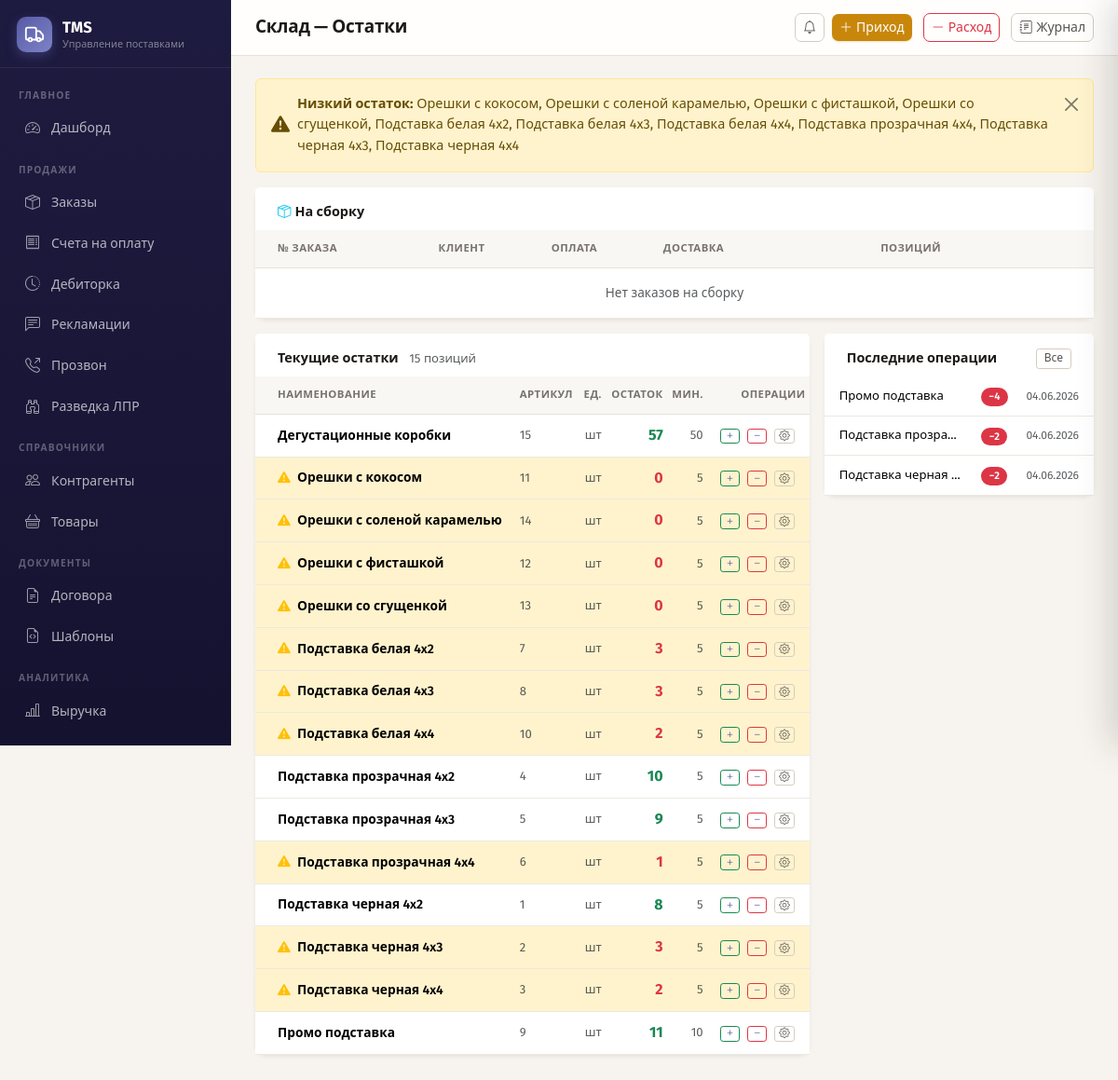
The page /warehouse/ (signed in) on the database its author committed.
### app/models.py (models this page shows)
class Product(Base):
    __tablename__ = "products"
    id = Column(Integer, primary_key=True, index=True)
    name = Column(String(200), nullable=False)
    article = Column(String(50))
    unit = Column(String(20), default="шт")       # единица на складе
    sale_unit = Column(String(20))               # единица в заказах/счетах (если отличается)
    units_per_box = Column(Integer, default=1)   # сколько sale_unit в 1 складской единице
    price = Column(Float, default=0.0)
    vat_rate = Column(Float, default=20.0)
    description = Column(Text)
    is_active = Column(Boolean, default=True)
    created_at = Column(DateTime, server_default=func.now())
    min_stock = Column(Float, default=0.0)
    initial_stock = Column(Float, default=0.0)
    order_items = relationship("OrderItem", back_populates="product")
    stock_movements = relationship("StockMovement", back_populates="product")

class StockMovement(Base):
    __tablename__ = "stock_movements"
    id = Column(Integer, primary_key=True)
    product_id = Column(Integer, ForeignKey("products.id"), nullable=False)
    movement_type = Column(String(20), nullable=False)  # in / out / adjustment
    quantity = Column(Float, nullable=False)             # всегда > 0
    date = Column(Date, nullable=False)
    reason = Column(String(200))   # Поставка / Продажа / Списание / Корректировка
    order_id = Column(Integer, ForeignKey("orders.id"))
    notes = Column(Text)
    created_by_id = Column(Integer, ForeignKey("users.id"))
    created_at = Column(DateTime, server_default=func.now())
    product = relationship("Product", back_populates="stock_movements")
    order = relationship("Order")
    created_by = relationship("User")

### app/routers/warehouse.py (the view)
@router.get("/", response_class=HTMLResponse)
@login_required
async def warehouse_index(request: Request, db: Session = Depends(get_db)):
    products = db.query(Product).filter(Product.is_active == True).order_by(Product.name).all()
    balances = _get_balances(db)
    low_stock = [p for p in products if balances.get(p.id, 0) <= (p.min_stock or 0) and (p.min_stock or 0) > 0]
    recent = (
        db.query(StockMovement)
        .order_by(StockMovement.created_at.desc())
        .limit(10).all()
    )
    assembly_candidates = (
        db.query(Order)
        .filter(Order.status.in_(["confirmed", "paid"]))
        .order_by(Order.delivery_date.asc().nullslast(), Order.date.asc())
        .all()
    )
    assembly_queue = [o for o in assembly_candidates if o.ready_for_assembly]
    return templates.TemplateResponse(request, "warehouse/index.html", {
        "products": products,
        "balances": balances,
        "low_stock": low_stock,
        "recent": recent,
        "assembly_queue": assembly_queue,
        "movement_types": MOVEMENT_TYPES,
    })

### app/templates/warehouse/index.html (shortened to what this page needs)
{% set _role = request.session.get('user_role') %}
{% set _wview = request.session.get("warehouse_view", "mobile") %}
{% set _base = "base_warehouse.html" if (_role == "warehouse" and _wview != "desktop") else "base.html" %}
{% extends _base %}
{% set assembly_queue_count = assembly_queue | length %}
{% block page_title %}{% if _role == "warehouse" %}Склад{% else %}Склад — Остатки{% endif %}{% endblock %}
{% block topbar_actions %}
  {% if _role != 'warehouse' %}
  <a href="/warehouse/new?mtype=in"  class="btn btn-sm btn-accent me-1"><i class="bi bi-plus-lg me-1"></i>Приход</a>
  <a href="/warehouse/new?mtype=out" class="btn btn-sm btn-outline-danger me-1"><i class="bi bi-dash-lg me-1"></i>Расход</a>
  <a href="/warehouse/journal" class="btn btn-sm btn-outline-secondary"><i class="bi bi-journal-text me-1"></i>Журнал</a>
  {% endif %}
{% endblock %}
{% block content %}
{% if _role == 'warehouse' %}
{# ═══════════════════════════════════════════════════════════════
   МОБИЛЬНЫЙ ИНТЕРФЕЙС КЛАДОВЩИКА
   ═══════════════════════════════════════════════════════════════ #}
{% if low_stock %}
<div class="wm-alert wm-alert-warn">
  <i class="bi bi-exclamation-triangle-fill"></i>
  <span>Низкий остаток: {{ low_stock | map(attribute='name') | join(', ') }}</span>
</div>
{% endif %}
<div class="wm-section-title">
  <span>
    <i class="bi bi-box-seam me-1" style="color:var(--wm-brand)"></i>
    На сборку
    {% if assembly_queue %}<span style="background:#EF4444;color:#fff;border-radius:99px;padding:1px 8px;font-size:.7rem;font-weight:800;margin-left:6px">{{ assembly_queue|length }}</span>{% endif %}
  </span>
</div>
{% if assembly_queue %}
{% for o in assembly_queue %}
<div class="wm-queue-card {{ 'prepay' if o.is_prepay else 'deferred' }}">
  <div class="wm-queue-card-head">
    <div>
      <div class="wm-queue-num">Заказ № {{ o.number }}</div>
      <div class="wm-queue-client">{{ o.counterparty.trade_name or o.counterparty.name }}</div>
    </div>
    <div style="text-align:right">
      <div style="font-size:.78rem;color:var(--wm-muted);font-weight:600">{{ o.date | date_fmt }}</div>
    </div>
  </div>
  <div class="wm-queue-meta">
    {% if o.is_prepay %}
    <span class="wm-pill wm-pill-prepay"><i class="bi bi-check-circle-fill"></i>Предоплата</span>
    {% else %}
    <span class="wm-pill wm-pill-defer"><i class="bi bi-clock"></i>Отсрочка</span>
    {% endif %}
    {% if o.delivery_date %}
    <span class="wm-pill wm-pill-date"><i class="bi bi-calendar3"></i>{{ o.delivery_date | date_fmt }}</span>
    {% endif %}
    <span class="wm-pill wm-pill-items"><i class="bi bi-list-ul"></i>{{ o.items | length }} поз.</span>
  </div>
  {% if o.items %}
  <div class="wm-queue-items">
    {% for item in o.items %}
    <div class="wm-queue-item-row">
      <span>{{ item.product.name }}</span>
      <span>{{ item.quantity | int if item.quantity == item.quantity | int else item.quantity }} {{ item.product.unit }}</span>
    </div>
    {% endfor %}
  </div>
  {% endif %}
  <div class="wm-queue-footer">
    <form method="post" action="/warehouse/orders/{{ o.id }}/assemble"
          data-confirm="Подтвердите: заказ {{ o.number }} собран и передаётся на отгрузку?">
      <button type="submit" class="wm-btn-assembled">
        <i class="bi bi-check2-square"></i> Собрано — передаю на отгрузку
      </button>
    </form>
  </div>
</div>
{% endfor %}
{% else %}
<div class="wm-card" style="margin-bottom:14px">
  <div class="wm-empty">
    <i class="bi bi-check2-all" style="color:var(--wm-success);opacity:1"></i>
    <p style="font-weight:700;color:var(--wm-success)">Нет заказов на сборку</p>
    <p style="font-size:.8rem;color:var(--wm-muted);margin-top:4px">Новые заказы появятся здесь автоматически</p>
  </div>
</div>
{% endif %}
<div class="wm-section-title" style="margin-top:4px">
  <span><i class="bi bi-boxes me-1"></i>Остатки</span>
</div>
{% if products %}
<div class="wm-card" style="margin-bottom:12px">
  {% for p in products %}
  {% set bal = balances.get(p.id, 0) %}
  {% set is_low  = (p.min_stock and p.min_stock > 0 and bal <= p.min_stock and bal > 0) %}
  {% set is_zero = (bal <= 0) %}
  <div class="wm-stock-item">
    <div class="wm-stock-icon {% if is_zero %}zero{% elif is_low %}low{% endif %}">
      {% if is_zero %}<i class="bi bi-exclamation-circle-fill"></i>
      {% elif is_low %}<i class="bi bi-exclamation-triangle-fill"></i>
      {% else %}<i class="bi bi-archive"></i>{% endif %}
    </div>
    <div class="wm-stock-info">
      <div class="wm-stock-name">{{ p.name }}</div>
      {% if p.article %}<div class="wm-stock-article">{{ p.article }}</div>{% endif %}
    </div>
    <div class="wm-stock-qty">
      <div class="wm-stock-qty-val {% if is_zero %}zero{% elif is_low %}low{% else %}ok{% endif %}">
        {{ bal | int if bal == bal | int else "%.1f" | format(bal) }}
      </div>
      <div class="wm-stock-qty-unit">{{ p.unit }}</div>
      {% if p.sale_unit and p.units_per_box and p.units_per_box > 1 %}
      <div class="wm-stock-qty-unit" style="font-size:.68rem">= {{ (bal * p.units_per_box) | int }} {{ p.sale_unit }}</div>
      {% endif %}
    </div>
  </div>
  {% endfor %}
</div>
{% endif %}
{% if recent %}
<div class="wm-section-title">
  <span><i class="bi bi-clock-history me-1"></i>Последние операции</span>
  <a href="/warehouse/journal">Все</a>
</div>
<div class="wm-card" style="margin-bottom:12px">
  {% for mv in recent[:5] %}
  <div class="wm-journal-item">
    <div class="wm-journal-icon {{ mv.movement_type if mv.movement_type in ('in','out') else 'adj' }}">
      {% if mv.movement_type == 'in' %}<i class="bi bi-plus-lg"></i>
      {% elif mv.movement_type == 'out' %}<i class="bi bi-dash-lg"></i>
      {% else %}<i class="bi bi-arrow-left-right"></i>{% endif %}
    </div>
    <div class="wm-journal-body">
      <div class="wm-journal-product">{{ mv.product.name if mv.product else '—' }}</div>
      <div class="wm-journal-meta">{{ mv.date | date_fmt }}{% if mv.reason %} · {{ mv.reason }}{% endif %}{% if mv.order %} · Заказ {{ mv.order.number }}{% endif %}</div>
    </div>
    <div class="wm-journal-qty {{ mv.movement_type if mv.movement_type in ('in','out') else 'adj' }}">
      {% if mv.movement_type == 'in' %}+{% elif mv.movement_type == 'out' %}−{% endif %}{{ mv.quantity | int if mv.quantity == mv.quantity | int else mv.quantity }}
    </div>
  </div>
  {% endfor %}
</div>
{% endif %}
{% else %}
{% if low_stock %}
<div class="alert alert-warning alert-dismissible fade show d-flex align-items-center gap-2 mb-3">
  <i class="bi bi-exclamation-triangle-fill fs-5"></i>
  <div>
    <strong>Низкий остаток:</strong>
    {% for p in low_stock %}{{ p.name }}{% if not loop.last %}, {% endif %}{% endfor %}
  </div>
  <button type="button" class="btn-close ms-auto" data-bs-dismiss="alert"></button>
</div>
{% endif %}
<div class="card border-0 shadow-sm mb-3">
  <div class="card-header bg-white border-0 pt-3 pb-2 px-4 d-flex align-items-center">
    <span class="fw-semibold"><i class="bi bi-box-seam me-1 text-info"></i>На сборку</span>
  </div>
  <div class="table-responsive">
    <table class="table table-sm tms-table mb-0">
      <thead>
        <tr>
          <th class="ps-4">№ заказа</th>
          <th>Клиент</th>
          <th>Оплата</th>
          <th>Доставка</th>
          <th class="text-end">Позиций</th>
          <th class="text-end pe-4" style="width:160px"></th>
        </tr>
      </thead>
      <tbody>
        {% for o in assembly_queue %}
        <tr>
          <td class="ps-4"><a href="/orders/{{ o.id }}" class="fw-semibold text-decoration-none">{{ o.number }}</a></td>
          <td>{{ o.counterparty.trade_name or o.counterparty.name }}</td>
          <td>
            {% if o.is_prepay %}<span class="badge bg-success">Предоплата</span>
            {% else %}<span class="badge bg-warning text-dark">Отсрочка</span>{% endif %}
          </td>
          <td>{{ o.delivery_date | date_fmt }}</td>
          <td class="text-end">{{ o.items|length }}</td>
          <td class="text-end pe-4">
            <form method="post" action="/warehouse/orders/{{ o.id }}/assemble" class="d-inline">
              <button type="submit" class="btn btn-sm btn-success py-0"><i class="bi bi-check2-square me-1"></i>Собран</button>
            </form>
          </td>
        </tr>
        {% else %}
        <tr><td colspan="6" class="text-center text-muted py-3" style="font-size:.85rem">Нет заказов на сборку</td></tr>
        {% endfor %}
      </tbody>
    </table>
  </div>
</div>
<div class="row g-3">
  <div class="col-lg-8">
    <div class="card border-0 shadow-sm">
      <div class="card-header bg-white border-0 pt-3 pb-2 px-4 fw-semibold">
        Текущие остатки
        <span class="text-muted fw-normal ms-2" style="font-size:.82rem">{{ products|length }} позиций</span>
      </div>
      <div class="table-responsive">
        <table class="table table-sm tms-table mb-0">
          <thead>
            <tr>
              <th class="ps-4">Наименование</th>
              <th>Артикул</th>
              <th class="text-end">Ед.</th>
              <th class="text-end">Остаток</th>
              <th class="text-end">Мин.</th>
              <th class="text-end" style="width:110px">Операции</th>
            </tr>
          </thead>
          <tbody>
            {% for p in products %}
            {% set bal = balances.get(p.id, 0) %}
            {% set is_low = (p.min_stock and p.min_stock > 0 and bal <= p.min_stock) %}
            <tr class="{% if is_low %}table-warning{% endif %}">
              <td class="ps-4 fw-semibold">
                {% if is_low %}<i class="bi bi-exclamation-triangle-fill text-warning me-1" title="Низкий остаток"></i>{% endif %}
                {{ p.name }}
              </td>
              <td class="text-muted" style="font-size:.82rem">{{ p.article or '—' }}</td>
              <td class="text-end text-muted" style="font-size:.82rem">{{ p.unit }}</td>
              <td class="text-end fw-bold {% if is_low %}text-danger{% elif bal > 0 %}text-success{% else %}text-muted{% endif %}" style="font-size:1rem">
                {{ bal | int if bal == bal | int else bal }}
              </td>
              <td class="text-end text-muted" style="font-size:.82rem">
                {{ p.min_stock | int if p.min_stock else '—' }}
              </td>
              <td class="text-end pe-3">
                <a href="/warehouse/new?mtype=in&product_id={{ p.id }}"  class="btn btn-xs btn-outline-success py-0 px-1 me-1" title="Приход" style="font-size:.72rem"><i class="bi bi-plus"></i></a>
                <a href="/warehouse/new?mtype=out&product_id={{ p.id }}" class="btn btn-xs btn-outline-danger  py-0 px-1 me-1" title="Расход" style="font-size:.72rem"><i class="bi bi-dash"></i></a>
                <button class="btn btn-xs btn-outline-secondary py-0 px-1" title="Настройки"
                  onclick="openStockModal({{ p.id }}, '{{ p.name | replace("'","\\'")|e }}', {{ p.min_stock or 0 }}, {{ p.initial_stock or 0 }})"
                  style="font-size:.72rem"><i class="bi bi-gear"></i></button>
              </td>
            </tr>
            {% else %}
            <tr><td colspan="6" class="text-center text-muted py-4">Нет товаров. <a href="/products/new">Добавить товар</a></td></tr>
            {% endfor %}
          </tbody>
        </table>
      </div>
    </div>
  </div>
  <div class="col-lg-4">
    <div class="card border-0 shadow-sm">
      <div class="card-header bg-white border-0 pt-3 pb-2 px-4 d-flex justify-content-between">
        <span class="fw-semibold">Последние операции</span>
        <a href="/warehouse/journal" class="btn btn-xs btn-outline-secondary" style="font-size:.75rem; padding:2px 8px">Все</a>
      </div>
      <div class="table-responsive">
        <table class="table table-sm tms-table mb-0">
          <tbody>
            {% for mv in recent %}
            <tr>
              <td class="ps-3" style="max-width:120px; overflow:hidden; text-overflow:ellipsis; white-space:nowrap; font-size:.82rem">
                {{ mv.product.name if mv.product else '—' }}
              </td>
              <td class="text-center" style="width:60px">
                {% if mv.movement_type == 'in' %}
                  <span class="badge bg-success" style="font-size:.7rem">+{{ mv.quantity | int }}</span>
                {% elif mv.movement_type == 'out' %}
                  <span class="badge bg-danger"  style="font-size:.7rem">−{{ mv.quantity | int }}</span>
                {% else %}
                  <span class="badge bg-secondary" style="font-size:.7rem">≈{{ mv.quantity | int }}</span>
                {% endif %}
              </td>
              <td class="text-muted pe-3" style="font-size:.75rem; width:75px">{{ mv.date | date_fmt }}</td>
            </tr>
            {% else %}
            <tr><td colspan="3" class="text-center text-muted py-3" style="font-size:.82rem">Движений нет</td></tr>
            {% endfor %}
          </tbody>
        </table>
      </div>
    </div>
  </div>
</div>
{% endif %}
{% endblock %}

### rows shown on the page
Product: name "Орешки с кокосом", article "11", unit "шт", bal "0", min_stock "5"
Product: name "Орешки с соленой карамелью", article "14", unit "шт", bal "0", min_stock "5"
Product: name "Орешки с фисташкой", article "12", unit "шт", bal "0", min_stock "5"
Product: name "Орешки со сгущенкой", article "13", unit "шт", bal "0", min_stock "5"
Product: name "Подставка белая 4x2", article "7", unit "шт", bal "3", min_stock "5"
Product: name "Подставка белая 4x3", article "8", unit "шт", bal "3", min_stock "5"
Product: name "Подставка белая 4x4", article "10", unit "шт", bal "2", min_stock "5"
Product: name "Подставка прозрачная 4x4", article "6", unit "шт", bal "1", min_stock "5"
Product: name "Подставка черная 4x3", article "2", unit "шт", bal "3", min_stock "5"
Product: name "Подставка черная 4x4", article "3", unit "шт", bal "2", min_stock "5"
Product: name "Дегустационные коробки", article "15", unit "шт", bal "57", min_stock "50"
Product: name "Подставка прозрачная 4x2", article "4", unit "шт", bal "10", min_stock "5"
Product: name "Подставка прозрачная 4x3", article "5", unit "шт", bal "9", min_stock "5"
Product: name "Подставка черная 4x2", article "1", unit "шт", bal "8", min_stock "5"
Product: name "Промо подставка", article "9", unit "шт", bal "11", min_stock "10"
StockMovement: product "Промо подставка", quantity "4", date "04.06.2026"
StockMovement: product "Подставка прозра…", quantity "2", date "04.06.2026"
StockMovement: product "Подставка черная…", quantity "2", date "04.06.2026"

### other values the page prints
{{ products|length }} "15"
